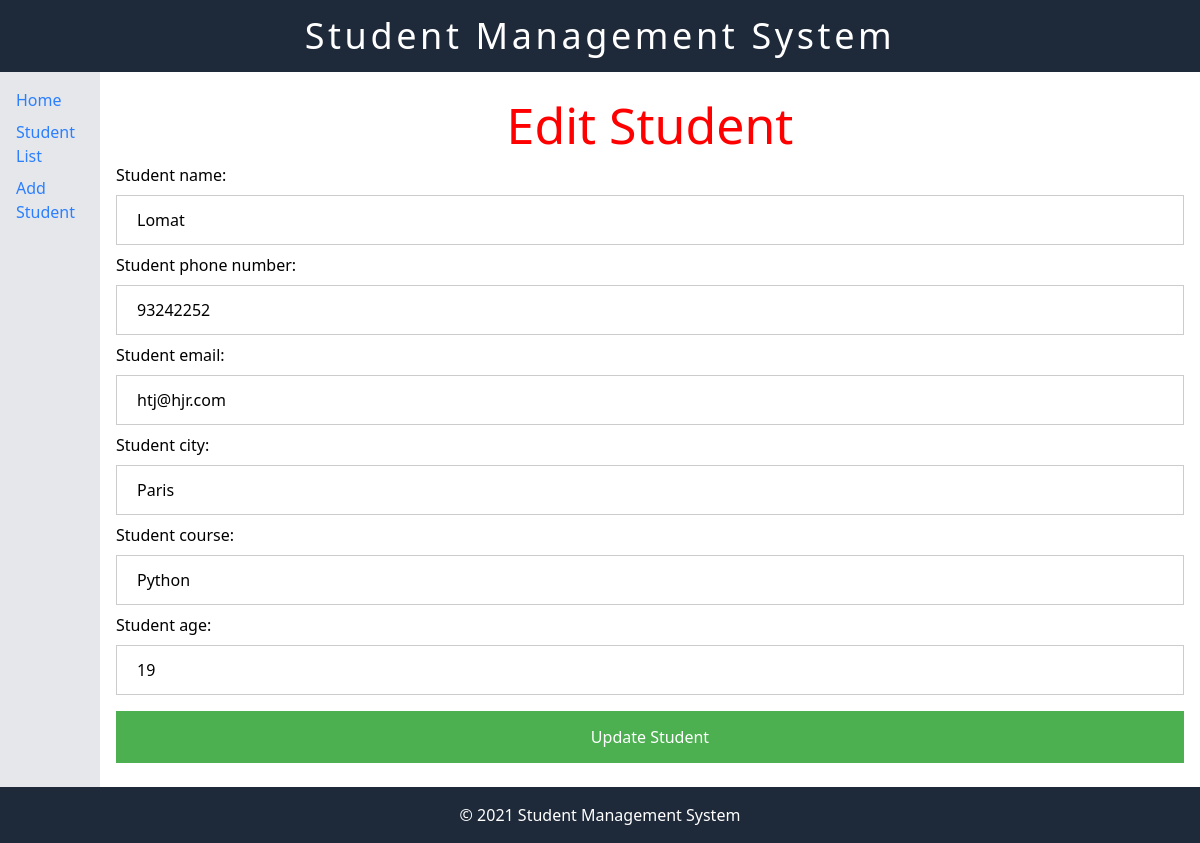
The app's page /edit_student/24 with its own data.
### students/models.py (models this page shows, shortened)
class Student(models.Model):
    student_name = models.CharField(max_length=100)
    student_phone_number = models.CharField(max_length=12)
    student_email = models.EmailField()
    student_city = models.CharField(max_length=100)
    student_course = models.CharField(max_length=100)
    student_age = models.IntegerField()

### students/views.py (the view)
# urls.py: path('edit_student/<int:student_id>' , edit_student,name='edit_student')
def edit_student(request,student_id):
    student = Student.objects.get(id = student_id)
    if request.method == "POST":
        form = StudentForm(request.POST, instance=student)
        if form.is_valid():
            form.save()
            messages.add_message(request, messages.SUCCESS, 'Student updated successfully')
            return redirect('student_list')
        return render(request, "edit_student.html",{'form': form ,'student': student})
    else:
        form = StudentForm(instance=student)
    return render(request, "edit_student.html",{'form': form ,'student': student})

### students/forms.py
class StudentForm(forms.ModelForm):
    class Meta:
        model = Student
        fields = '__all__'

### students/templates/edit_student.html (shortened to what this page needs)
{% extends "base.html" %}
{% load static %}
{% block head %}
<link rel="stylesheet" href="{% static 'add_student.css' %}" />
{% endblock %}
{% block content %}
<h1>Edit Student</h1>
<form action="{% url 'edit_student' student.id %}" method="POST">
  {{form}}
  <button type="submit">Update Student</button>
  {% endblock %}

### students/static/add_student.css (style rules this page uses)
* { box-sizing: border-box; }
h1 { color: red; font-size: 50px; text-align: center; }
input { width: 100%; padding: 12px 20px; margin: 8px 0; display: inline-block; border: 1px solid #ccc; box-sizing: border-box; }
button { background-color: #4CAF50; color: white; padding: 14px 20px; margin: 8px 0; border: none; cursor: pointer; width: 100%; }

### records on screen
Student: student_name "Lomat", student_phone_number "93242252", student_email "htj@hjr.com", student_city "Paris", student_course "Python", student_age "19"
